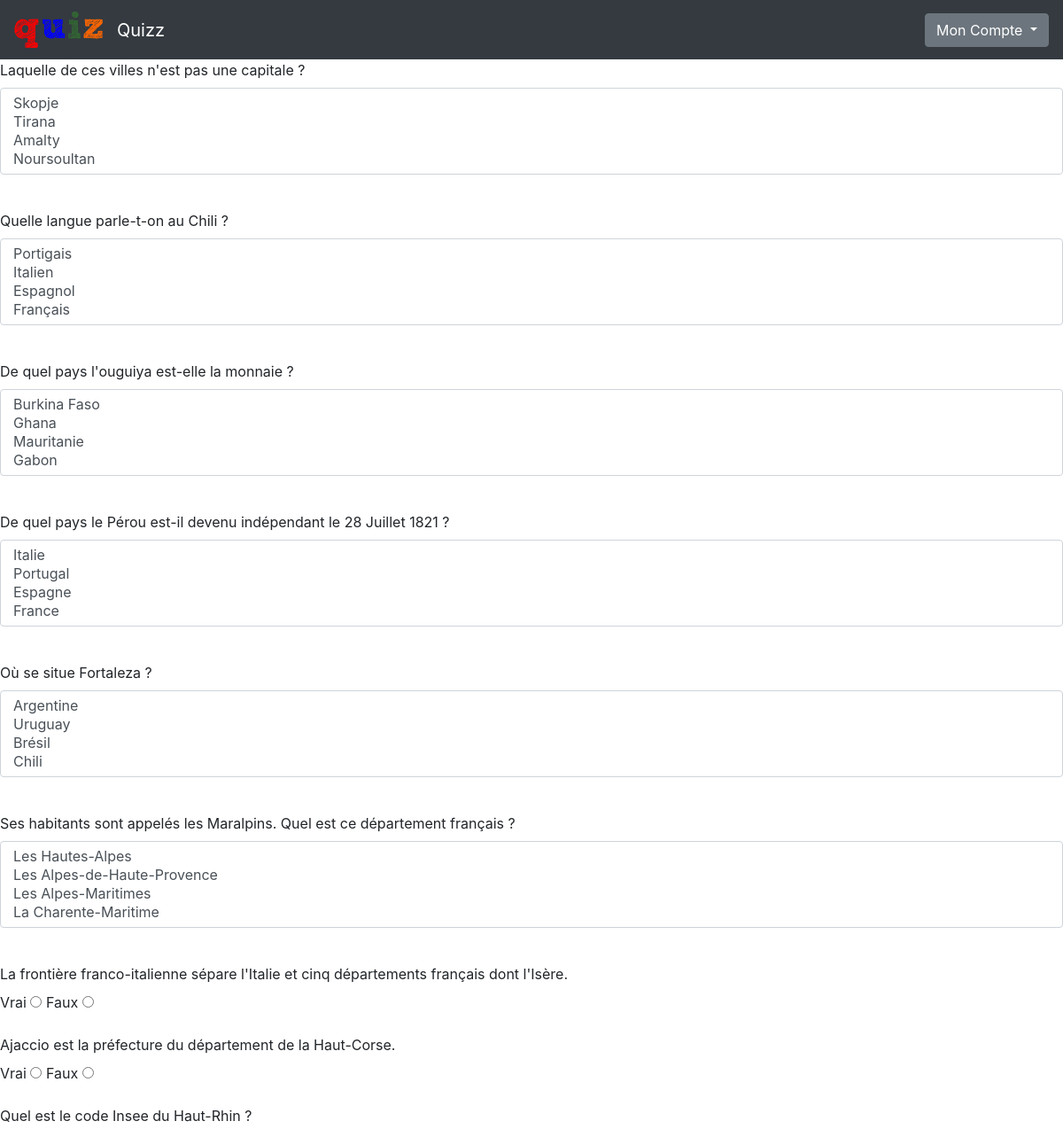
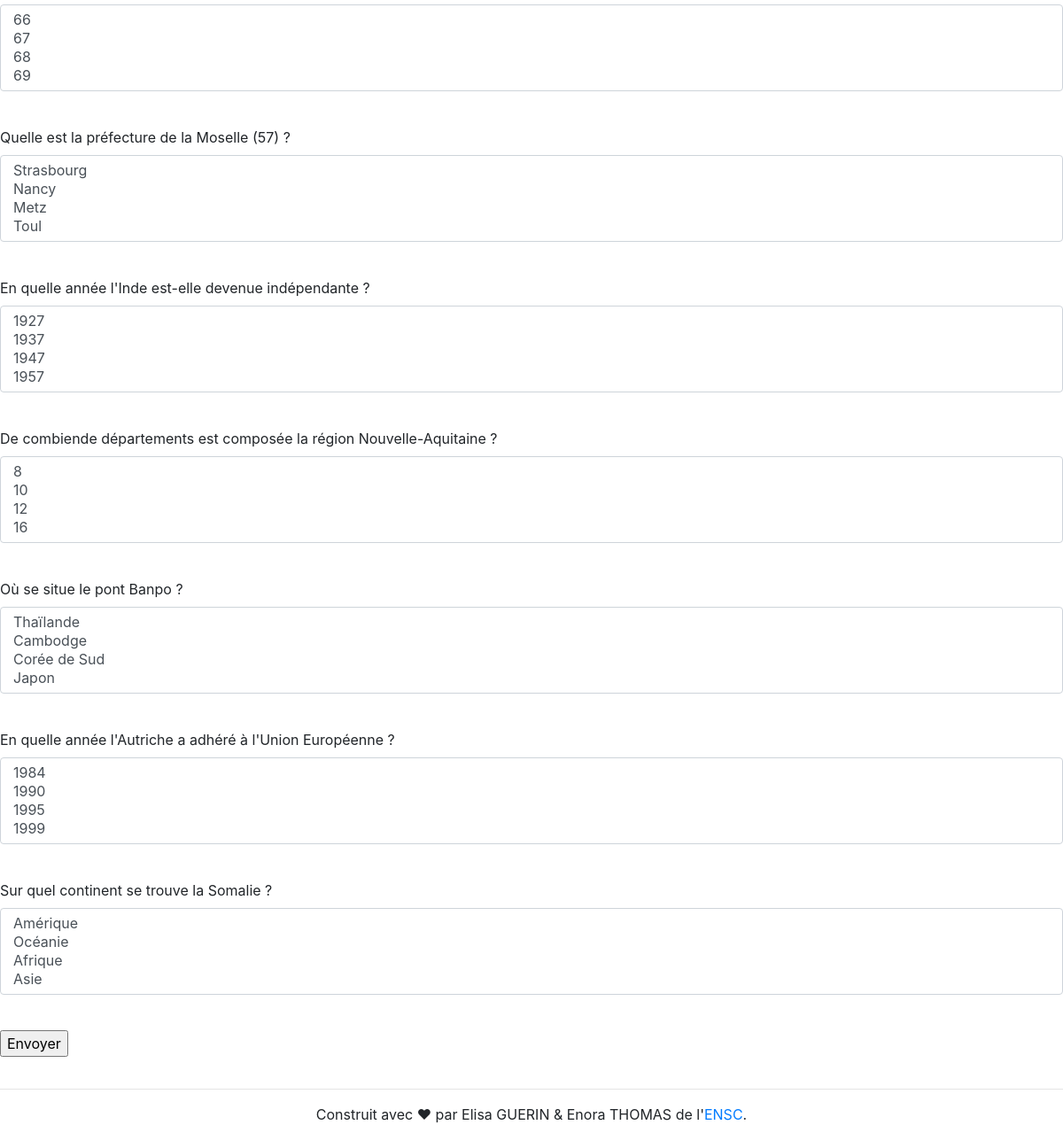
The page /questions.php?id1=4&id2=2 (signed in) on the database its author committed (2 pictures, top to bottom).
### tables this page shows
CREATE TABLE QUESTION( 
id_question INTEGER NOT NULL auto_increment, 
id_theme INTEGER  NOT NULL,
type VARCHAR(50) NOT NULL, 
question VARCHAR(200) NOT NULL,
reponse_vraie VARCHAR(200) NOT NULL,
reponse_fausse1 VARCHAR(200),
reponse_fausse2 VARCHAR(200),
reponse_fausse3 VARCHAR(200),
PRIMARY KEY (id_question, id_theme),
FOREIGN KEY (id_theme) REFERENCES THEME(id_theme)
);

### includes/functions.php (called while the page is built, shortened)
<?php
function isUserConnected() {
    return isset($_SESSION['login']);
}
function getQuestion($idQuest, $idTheme, $bdd) {
    $requete = $bdd->prepare('select * from QUESTION where id_theme=? and id_question=?');
    $requete->execute(array($idTheme, $idQuest));
    $question = $requete->fetch();
    return $question;
}
?>

### questions.php (the view, shortened to what this page needs)
<?php
require_once "includes/header.php" ;
require_once "includes/functions.php" ;
$themeId = $_GET['id1'];
$diffId = $_GET['id2'];
$bdd = getDb();
$requete = $bdd->prepare('SELECT * FROM THEME WHERE id_theme=?');
$theme = $requete->execute(array($themeId));
$theme = $requete->fetch();
$nbQuestTheme = $theme['nb_questions'];
$requete = $bdd->prepare("SELECT * FROM DIFFICULTE where id_difficulte=?");
$requete->execute(array($diffId));
$difficulte = $requete->fetch();
$nbQuest = $difficulte['nb_questions'];
$tabInd = range(1, $nbQuestTheme, 1);
$questSelect = array_rand($tabInd, $nbQuest);
?>
<?php if (isUserConnected())
{
?>
    <form method="POST" id="formulaire" action="resultat.php?id1=<?=$themeId?>&id2=<?=$diffId?>">
        <?php
        $tableau = array();
        foreach ($questSelect as $idQuest)
        {
            $question = getQuestion($idQuest+1, $themeId, $bdd);
            array_push($tableau, $question['id_question']);
            ?>
            <div class="form-group">
                <label><?= $question['question'] ?></label>
            <?php
            if ($question['type'] == "qcm")
            {
                ?></br>
                <select class="form-control" name="reponse<?= $question['id_question'] ?>" size="4" required>
                    <option value="reponse_fausse1"><?= $question['reponse_fausse1'] ?></option>
                    <option value="reponse_fausse2"><?= $question['reponse_fausse2'] ?></option>
                    <option value="reponse_vraie"><?= $question['reponse_vraie'] ?></option>
                    <option value="reponse_fausse3"><?= $question['reponse_fausse3'] ?></option>
                </select></br>
                <?php
            }
            elseif ($question['type'] == "vrai_faux")
            {
                ?></br>
                <label for="Vrai">Vrai</label>
                <input type="radio" name="reponse<?= $question['id_question']?>" value="Vrai" required/>
                <label for="Faux">Faux</label>
                <input type="radio" name="reponse<?= $question['id_question']?>" value="Faux" required/>
                <?php
            }
            else
            {
                ?></br>
                <input type="text" name="reponse<?= $question['id_question']?>" size="50" required/><br>
                <div class="invalid-feedback">Veuillez sélectionner une réponse</div>
                <?php
            }?>
            </div>
            <?php
        }
        ?>
        <input id="envoyerBtn" type="submit" value="Envoyer"/>
    </form>
<?php
}
else
{
    include("includes/erreur.php");
}
?>
<?php include("includes/footer.php"); ?>

### css/style.css (style rules this page uses)
body { position: center; }

### rows shown on the page
question: question "Laquelle de ces villes n'est pas une capitale ?", id_question "Skopje / Tirana / Amalty / Noursoultan"
question: question "Quelle langue parle-t-on au Chili ?", id_question "Portigais / Italien / Espagnol / Français"
question: question "De quel pays l'ouguiya est-elle la monnaie ?", id_question "Burkina Faso / Ghana / Mauritanie / Gabon"
question: question "De quel pays le Pérou est-il devenu indépendant le 28 Juillet 1821 ?", id_question "Italie / Portugal / Espagne / France"
question: question "Où se situe Fortaleza ?", id_question "Argentine / Uruguay / Brésil / Chili"
question: question "Ses habitants sont appelés les Maralpins. Quel est ce département français ?", id_question "Les Hautes-Alpes / Les Alpes-de-Haute-Provence / Les Alpes-Maritimes / La Charente-Maritime"
question: question "La frontière franco-italienne sépare l'Italie et cinq départements français dont l'Isère."
question: question "Ajaccio est la préfecture du département de la Haut-Corse."
question: question "Quel est le code Insee du Haut-Rhin ?", id_question "66 / 67 / 68 / 69"
question: question "Quelle est la préfecture de la Moselle (57) ?", id_question "Strasbourg / Nancy / Metz / Toul"
question: question "En quelle année l'Inde est-elle devenue indépendante ?", id_question "1927 / 1937 / 1947 / 1957"
question: question "De combiende départements est composée la région Nouvelle-Aquitaine ?", id_question "8 / 10 / 12 / 16"
question: question "Où se situe le pont Banpo ?", id_question "Thaïlande / Cambodge / Corée de Sud / Japon"
question: question "En quelle année l'Autriche a adhéré à l'Union Européenne ?", id_question "1984 / 1990 / 1995 / 1999"
question: question "Sur quel continent se trouve la Somalie ?", id_question "Amérique / Océanie / Afrique / Asie"
